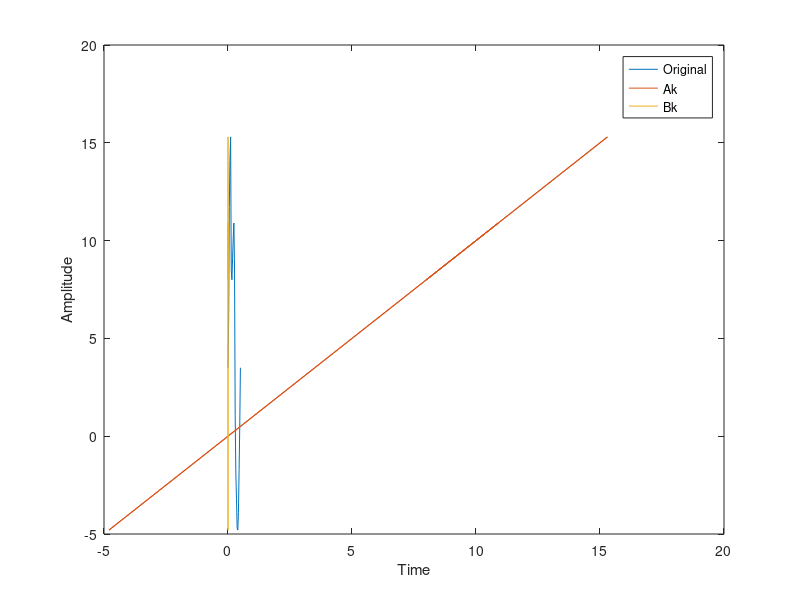

Here is the MATLAB script that generated this plot:
%HW Prob 1
clc; clear; close all;

T = 0.5;
y = [3.5 6.0 11.7 14.1 15.3 8.5 8.0 9.1 10.1 10.9 8.6 1.05 -1.9 -3.2 -4.7 -4.8 -3.9 -1.7 0.5 3.5];
N = length(y);
w = 2*pi/T;
t = linspace(0,T,N);
k = 0:N-1;

%A
a0 = (1/N)*sum(y);
ak = [];
bk = [];

for j = 1:length(k)
    ak1 = [];
    bk1 = [];
    for i = 1:N
        ak1 = [ak1 y(i).*cos(k(j).*w.*t(j))];
        bk1 = [bk1 y(i).*sin(k(j).*w.*t(j))];
    end
end
ak = [ak (2/N)*sum(ak1)];
bk = [bk (2/N)*sum(bk1)];

%B
ck = sqrt((ak.^2) * (bk.^2));
phi = atan(-bk/ak);

%C
figure(1);
plot(t,y,ak1,y,bk1,y)
xlabel('Time');
ylabel('Amplitude');
legend('Original','Ak','Bk');
